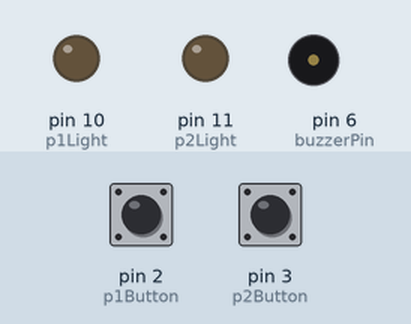
Recording of a sketch running on a simulated Arduino Uno, built with avr-gcc and run on an emulated ATmega328P. On the bench: output pins drawn as LEDs (lit = HIGH), buzzer (waves = sounding). Inputs (shaded band) come from the test bench; at power-on: pin 2 (p1Button) HIGH, pin 3 (p2Button) HIGH.

Above: at 1.2 s.
1.3 s: pin 2 (p1Button) pulled LOW for 0.15 s
At 2.8 s:
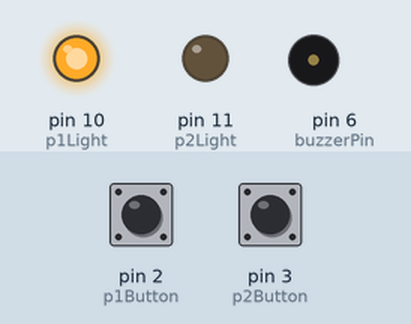
At 7.6 s:
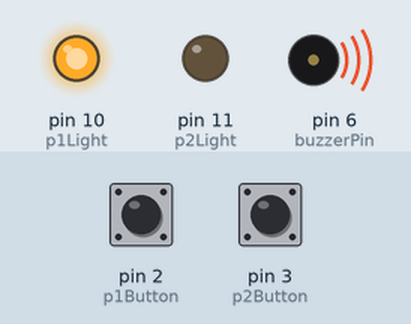
Timing chart, 0 to 9.3 s (numbered marks = the images above; inputs shaded):
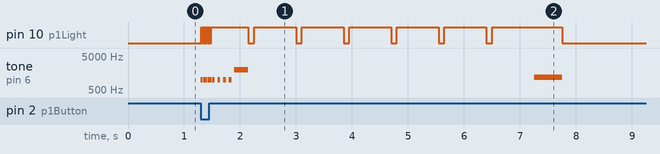

The sketch:

competition_buzzer.ino
```cpp
int state;

int p1Light = 10;
int p2Light = 11;

int p1Button = 2;
int p2Button = 3;

int buzzerPin = 6;

void outOfTime() {
  tone(buzzerPin,1200);
  delay(500);
  noTone(buzzerPin);
}

void triggerMusic() {
  for (int i=0;i<4;i++) {
    tone(buzzerPin,1000);
    delay(50);
    noTone(buzzerPin);
    delay(50);
  }
  tone(buzzerPin,2000);
  delay(250);
  noTone(buzzerPin);
}

void setup() {
  // put your setup code here, to run once:

  pinMode(p1Light,OUTPUT);
  pinMode(p2Light,OUTPUT);

  pinMode(p1Button, INPUT);
  pinMode(p2Button, INPUT);
  attachInterrupt(digitalPinToInterrupt(p1Button), blink1, FALLING);
  attachInterrupt(digitalPinToInterrupt(p2Button), blink2, FALLING);

  state = 0;
}

void blink1(){
  state = 1;
}

void blink2(){
  state = 2;
}

void buzzHelper(int pin) {
  for (int i = 0; i < 10;i++) {
      digitalWrite(pin,LOW);
      tone(buzzerPin,1000);
      delay(10);
      digitalWrite(pin,HIGH);
      noTone(buzzerPin);
      delay(10);
    }
  triggerMusic();
  for (int i = 0; i < 6;i++) {
      digitalWrite(pin,LOW);
      delay(100);
      digitalWrite(pin,HIGH);
      delay(750);
 }
}

void loop() {
  // put your main code here, to run repeatedly:

  if (state==0) {

    digitalWrite(p2Light,LOW);
    digitalWrite(p1Light,LOW);
  }
  else if (state == 1) {
    buzzHelper(p1Light);
    outOfTime();
    state = 0;
  }
  else if (state == 2) {
    buzzHelper(p2Light);
    outOfTime();
    state = 0;
  }

}
```

Measured:
- after the input at 1.3 s, pin 10 (p1Light): goes 9 × (HIGH 0.01 s, LOW 0.01 s), 6 × (HIGH 0.66 s, LOW 0.10 s), HIGH 1.3 s, then LOW, starting at once; tone on pin 6 (buzzerPin): plays 1000 Hz for 0.01 s, 1000 Hz for 0.01 s, 1000 Hz for 0.01 s, 1000 Hz for 0.01 s, 1000 Hz for 0.01 s, 1000 Hz for 0.01 s … (16 notes in this stretch), starting at once
